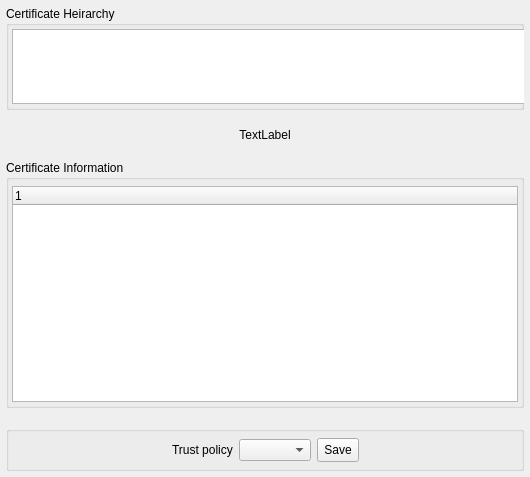
<?xml version="1.0" encoding="UTF-8"?>
<ui version="4.0">
 <class>QgsAuthCertInfo</class>
 <widget class="QWidget" name="QgsAuthCertInfo">
  <property name="geometry">
   <rect>
    <x>0</x>
    <y>0</y>
    <width>530</width>
    <height>477</height>
   </rect>
  </property>
  <property name="minimumSize">
   <size>
    <width>400</width>
    <height>400</height>
   </size>
  </property>
  <property name="windowTitle">
   <string>Certificate Info</string>
  </property>
  <layout class="QVBoxLayout" name="verticalLayout_3">
   <property name="spacing">
    <number>18</number>
   </property>
   <property name="leftMargin">
    <number>6</number>
   </property>
   <property name="topMargin">
    <number>6</number>
   </property>
   <property name="rightMargin">
    <number>6</number>
   </property>
   <property name="bottomMargin">
    <number>6</number>
   </property>
   <item>
    <widget class="QGroupBox" name="grpbxHeirarchy">
     <property name="sizePolicy">
      <sizepolicy hsizetype="Preferred" vsizetype="Preferred">
       <horstretch>0</horstretch>
       <verstretch>1</verstretch>
      </sizepolicy>
     </property>
     <property name="title">
      <string>Certificate Heirarchy</string>
     </property>
     <layout class="QVBoxLayout" name="verticalLayout_4">
      <property name="leftMargin">
       <number>3</number>
      </property>
      <property name="topMargin">
       <number>3</number>
      </property>
      <property name="rightMargin">
       <number>3</number>
      </property>
      <property name="bottomMargin">
       <number>3</number>
      </property>
      <item>
       <widget class="QTreeWidget" name="treeHeirarchy">
        <property name="minimumSize">
         <size>
          <width>600</width>
          <height>75</height>
         </size>
        </property>
        <property name="editTriggers">
         <set>QAbstractItemView::NoEditTriggers</set>
        </property>
        <property name="iconSize">
         <size>
          <width>26</width>
          <height>22</height>
         </size>
        </property>
        <property name="verticalScrollMode">
         <enum>QAbstractItemView::ScrollPerPixel</enum>
        </property>
        <property name="itemsExpandable">
         <bool>false</bool>
        </property>
        <attribute name="headerVisible">
         <bool>false</bool>
        </attribute>
        <column>
         <property name="text">
          <string notr="true">1</string>
         </property>
        </column>
       </widget>
      </item>
     </layout>
    </widget>
   </item>
   <item>
    <widget class="QLabel" name="lblError">
     <property name="text">
      <string>TextLabel</string>
     </property>
     <property name="alignment">
      <set>Qt::AlignCenter</set>
     </property>
     <property name="wordWrap">
      <bool>true</bool>
     </property>
    </widget>
   </item>
   <item>
    <widget class="QGroupBox" name="groupBox">
     <property name="sizePolicy">
      <sizepolicy hsizetype="Preferred" vsizetype="Preferred">
       <horstretch>0</horstretch>
       <verstretch>4</verstretch>
      </sizepolicy>
     </property>
     <property name="title">
      <string>Certificate Information</string>
     </property>
     <layout class="QVBoxLayout" name="verticalLayout">
      <property name="leftMargin">
       <number>3</number>
      </property>
      <property name="topMargin">
       <number>6</number>
      </property>
      <property name="rightMargin">
       <number>3</number>
      </property>
      <property name="bottomMargin">
       <number>3</number>
      </property>
      <item>
       <widget class="QTreeWidget" name="treeDetails">
        <property name="editTriggers">
         <set>QAbstractItemView::NoEditTriggers</set>
        </property>
        <property name="alternatingRowColors">
         <bool>true</bool>
        </property>
        <property name="selectionMode">
         <enum>QAbstractItemView::NoSelection</enum>
        </property>
        <property name="selectionBehavior">
         <enum>QAbstractItemView::SelectItems</enum>
        </property>
        <property name="verticalScrollMode">
         <enum>QAbstractItemView::ScrollPerPixel</enum>
        </property>
        <property name="indentation">
         <number>12</number>
        </property>
        <property name="wordWrap">
         <bool>true</bool>
        </property>
        <column>
         <property name="text">
          <string notr="true">1</string>
         </property>
        </column>
       </widget>
      </item>
     </layout>
    </widget>
   </item>
   <item>
    <widget class="QGroupBox" name="grpbxTrust">
     <property name="title">
      <string/>
     </property>
     <layout class="QHBoxLayout" name="horizontalLayout">
      <property name="leftMargin">
       <number>6</number>
      </property>
      <property name="topMargin">
       <number>6</number>
      </property>
      <property name="rightMargin">
       <number>6</number>
      </property>
      <property name="bottomMargin">
       <number>6</number>
      </property>
      <item>
       <spacer name="horizontalSpacer">
        <property name="orientation">
         <enum>Qt::Horizontal</enum>
        </property>
        <property name="sizeHint" stdset="0">
         <size>
          <width>40</width>
          <height>1</height>
         </size>
        </property>
       </spacer>
      </item>
      <item>
       <widget class="QLabel" name="label">
        <property name="sizePolicy">
         <sizepolicy hsizetype="Maximum" vsizetype="Preferred">
          <horstretch>0</horstretch>
          <verstretch>0</verstretch>
         </sizepolicy>
        </property>
        <property name="text">
         <string>Trust policy</string>
        </property>
       </widget>
      </item>
      <item>
       <widget class="QgsAuthCertTrustPolicyComboBox" name="cmbbxTrust">
        <property name="sizePolicy">
         <sizepolicy hsizetype="Maximum" vsizetype="Fixed">
          <horstretch>0</horstretch>
          <verstretch>0</verstretch>
         </sizepolicy>
        </property>
       </widget>
      </item>
      <item>
       <widget class="QToolButton" name="btnSaveTrust">
        <property name="minimumSize">
         <size>
          <width>24</width>
          <height>24</height>
         </size>
        </property>
        <property name="toolTip">
         <string>Save certificate trust policy change to database</string>
        </property>
        <property name="text">
         <string>Save</string>
        </property>
        <property name="icon">
         <iconset resource="../../../images/images.qrc">
          <normaloff>:/images/themes/default/mActionFileSave.svg</normaloff>:/images/themes/default/mActionFileSave.svg</iconset>
        </property>
        <property name="iconSize">
         <size>
          <width>18</width>
          <height>18</height>
         </size>
        </property>
       </widget>
      </item>
      <item>
       <spacer name="horizontalSpacer_2">
        <property name="orientation">
         <enum>Qt::Horizontal</enum>
        </property>
        <property name="sizeHint" stdset="0">
         <size>
          <width>40</width>
          <height>1</height>
         </size>
        </property>
       </spacer>
      </item>
     </layout>
    </widget>
   </item>
  </layout>
 </widget>
 <customwidgets>
  <customwidget>
   <class>QgsAuthCertTrustPolicyComboBox</class>
   <extends>QComboBox</extends>
   <header>qgsauthcerttrustpolicycombobox.h</header>
  </customwidget>
 </customwidgets>
 <resources>
  <include location="../../../images/images.qrc"/>
 </resources>
 <connections/>
</ui>
